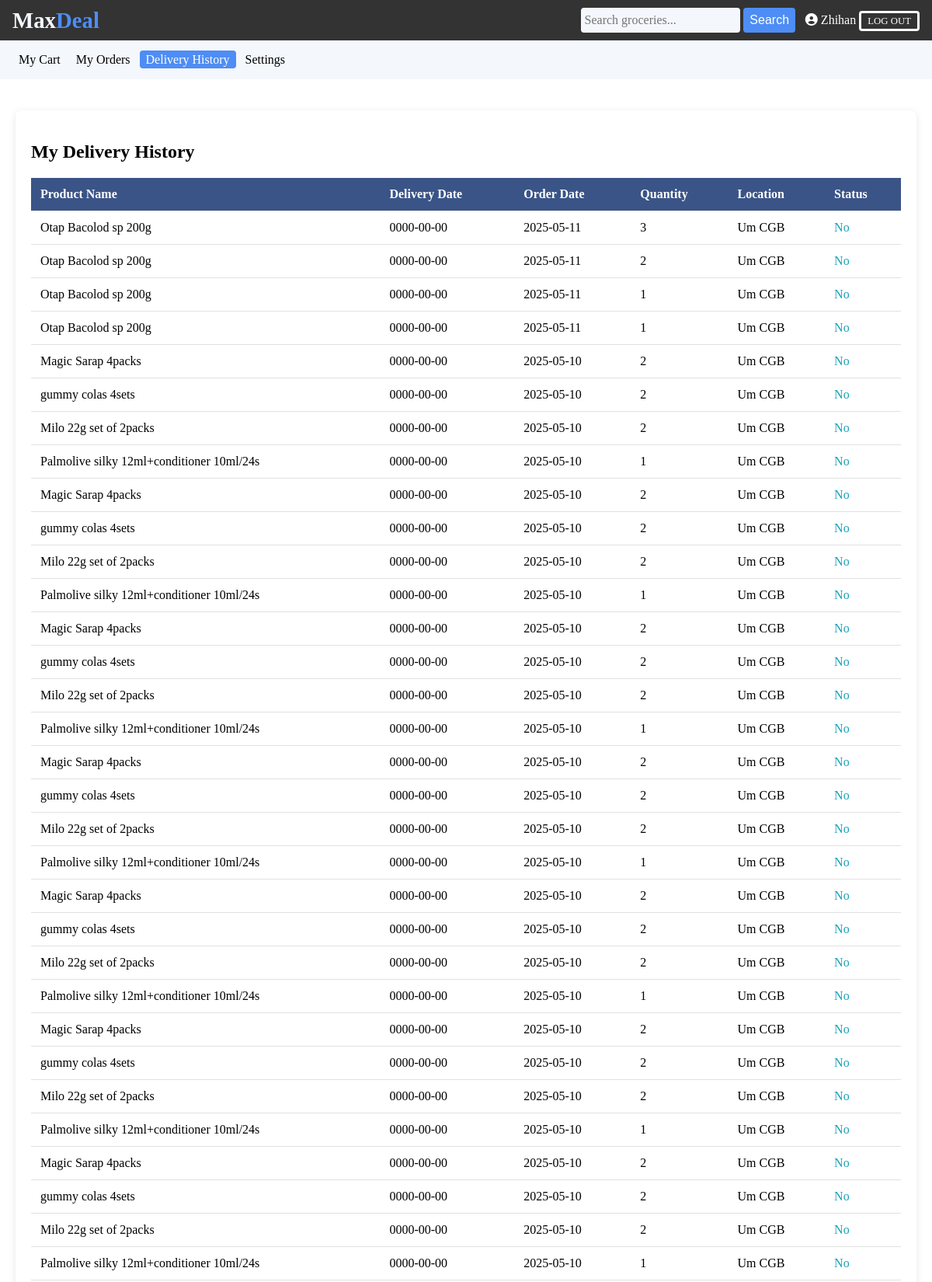
The page /my_delivery.php?uid=47 (signed in, upper part) on the database its author committed.
### tables this page shows
CREATE TABLE `user` (
  `id` int(11) NOT NULL,
  `firstName` varchar(25) NOT NULL,
  `lastName` varchar(25) NOT NULL,
  `email` varchar(100) NOT NULL,
  `mobile` varchar(20) NOT NULL,
  `address` varchar(120) NOT NULL,
  `password` varchar(100) NOT NULL,
  `confirmCode` varchar(10) NOT NULL,
  `activation` varchar(10) NOT NULL DEFAULT 'no'
);

CREATE TABLE `orders` (
  `id` int(11) NOT NULL,
  `uid` int(11) NOT NULL,
  `pid` int(11) NOT NULL,
  `quantity` int(11) NOT NULL,
  `oplace` text NOT NULL,
  `mobile` varchar(15) NOT NULL,
  `dstatus` varchar(10) NOT NULL DEFAULT 'no',
  `odate` date NOT NULL,
  `ddate` date NOT NULL,
  `delivery` varchar(30) NOT NULL
);

CREATE TABLE `products` (
  `id` int(11) NOT NULL,
  `pName` varchar(100) NOT NULL,
  `price` int(11) NOT NULL,
  `piece` int(11) NOT NULL,
  `description` text NOT NULL,
  `available` int(11) NOT NULL,
  `category` varchar(100) NOT NULL,
  `type` varchar(100) NOT NULL,
  `item` varchar(100) NOT NULL,
  `pCode` varchar(20) NOT NULL,
  `picture` text NOT NULL
);

### my_delivery.php (the view, shortened to what this page needs)
<?php include ( "inc/connect.inc.php" ); ?>
<?php
if (!isset($_SESSION['user_login'])) {
	header("location: login.php");
}
else {
	$user = $_SESSION['user_login'];
	$result = mysqli_query($con, "SELECT * FROM user WHERE id='$user'");
	$get_user_email = mysqli_fetch_assoc($result);
	$uname_db = $get_user_email['firstName'];
}
$search_value = "";
?>
<!DOCTYPE html>
<html>
<head>
	<link rel="stylesheet" type="text/css" href="css/main.css">
	<link rel="stylesheet" href="https://cdnjs.cloudflare.com/ajax/libs/font-awesome/6.0.0/css/all.min.css">
</head>
<body style="min-width: 980px;">
	<div class="c-header l-homepage s-bg-dark">
		<a href="index.php">
			<div class="c-logo">
				<h1 class="c-logo-max">Max</h1>
				<h1 class="c-logo-deal">Deal</h1>
			</div>
		</a>
		<div class="header-group c-search-auth">
			<div id="srcheader" class="c-search-form">
				<form id="newsearch" method="get" action="search.php">
					<input type="text" class="srctextinput c-search-bar" name="keywords"
						placeholder="Search groceries..." value="<?php echo $search_value; ?>" />
					<input type="submit" value="Search" class="srcbutton c-button c-prim-button" />
				</form>
			</div>
			<div class="user-status c-user-status">
				<?php if($user != ""): ?>
				<a href="profile.php?uid=<?php echo $user; ?>" class="user-avatar">
					<i class="fas fa-user-circle"></i>
					<?php echo $uname_db; ?>
				</a>
				<a href="logout.php" class="c-button c-auth-button">
					LOG OUT
				</a>
				<?php endif; ?>
			</div>
		</div>
	</div>
	<div class="c-category-nav" style="padding:1rem; background:var(--light-color);">
        <a href="mycart.php?uid=<?php echo $user?>" class="c-button c-sec-button">My Cart</a>
        <a href="profile.php?uid=<?php echo $user?>" class="c-button c-sec-button">My Orders</a>
        <a href="my_delivery.php?uid=<?php echo $user?>" class="c-button c-prim-button">Delivery History</a>
        <a href="settings.php?uid=<?php echo $user?>" class="c-button c-sec-button">Settings</a>
    </div>
	<div class="c-delivery-content">
		<div class="c-delivery-card">
			<h2>My Delivery History</h2>
			<table class="c-delivery-table">
				<thead>
					<tr>
						<th>Product Name</th>
						<th>Delivery Date</th>
						<th>Order Date</th>
						<th>Quantity</th>
						<th>Location</th>
						<th>Status</th>
					</tr>
				</thead>
				<tbody>
					<?php
					$query = "SELECT * FROM orders WHERE uid='$user' ORDER BY id DESC";
					$run = mysqli_query($con, $query);
					if(mysqli_num_rows($run) > 0) {
						while ($row=mysqli_fetch_assoc($run)) {
							$pid = $row['pid'];
							$quantity = $row['quantity'];
							$oplace = $row['oplace'];
							$odate = $row['odate'];
							$ddate = $row['ddate'];
							$dstatus = $row['dstatus'];
							$query1 = "SELECT * FROM products WHERE id='$pid'";
							$run1 = mysqli_query($con, $query1);
							$row1=mysqli_fetch_assoc($run1);
							$pName = substr($row1['pName'], 0,50);
					?>
					<tr>
						<td><?php echo $pName; ?></td>
						<td><?php echo $ddate; ?></td>
						<td><?php echo $odate; ?></td>
						<td><?php echo $quantity; ?></td>
						<td><?php echo $oplace; ?></td>
						<td>
							<?php
								$status_class = "";
								if($dstatus == "delivered") {
									$status_class = "text-success";
								} elseif($dstatus == "pending") {
									$status_class = "text-warning";
								} else {
									$status_class = "text-info";
								}
								echo '<span class="'.$status_class.'">'.ucfirst($dstatus).'</span>';
							?>
						</td>
					</tr>
					<?php
						}
					} else {
						echo '<tr><td colspan="6" style="text-align: center; padding: 40px;">No delivery history found.</td></tr>';
					}
					?>
				</tbody>
			</table>
		</div>
	</div>
</body>
</html>

### css/main.css (style rules this page uses)
:root { --primary-color: #4e8df5; --primary-color-light: #8ac0ff; --secondary-color: #f27a3e; --dark-color: #333333; --light-color: #f4f7fb; --text-color: #000; --border-color: #e1e1e1; --success-color: #4e8df5; --error-color: #dc3545; }
* { box-sizing: border-box; }
body { margin: 0; }
a { color: inherit; text-decoration: none; }
.s-bg-dark { background-color: var(--dark-color); }
.c-logo { all: unset; display: flex; flex-direction: row; font-weight: bold; font-size: 0.9rem; }
.c-logo h1 { margin: 0; }
.c-logo .c-logo-max { color: var(--light-color); }
.c-logo .c-logo-deal { color: var(--primary-color); }
.c-header { display: flex; flex-direction: row; justify-content: space-between; align-items: center; padding: 0.6rem 1rem 0.6rem 1rem; }
.c-search-auth { display: flex; flex-direction: row; align-items: center; gap: 0.8rem; }
.c-search-form form { display: flex; flex-direction: row; align-items: center; height: 2rem; gap: 0.3rem; }
.c-search-form .c-search-bar { height: 2rem; }
.c-search-bar { all: unset; background-color: var(--light-color); border-radius: 0.25rem; padding-left: 0.3rem; }
.c-button { font-size: 1em; border-radius: 0.25rem; height: 2rem; padding: 0.2rem 0.5rem 0.2rem 0.5rem; transition: all ease-in-out 0.15s; }
.c-prim-button { background-color: var(--primary-color); color: white; border: none; }
.c-auth-button { font-size: 0.8rem; background: transparent; border: solid white; color: white; transition: all 0.3s; }
.c-prim-button { background-color: #4e8df5; color: white; }
.c-delivery-content { max-width: 1200px; margin: 0 auto; padding: 40px 20px; }
.c-delivery-card { background: white; border-radius: 8px; padding: 20px; box-shadow: 0 2px 10px rgba(0,0,0,0.1); }
.c-delivery-table { width: 100%; border-collapse: collapse; margin-top: 20px; }
.c-delivery-table th, .c-delivery-table td { padding: 12px; text-align: left; border-bottom: 1px solid #e1e1e1; }
.c-delivery-table th { background-color: #3A5487; color: white; font-weight: bold; }
.text-info { color: #17a2b8; }
.user-avatar { color: white !important; text-decoration: none; }

### rows shown on the page
user: firstName "Zhihan"
orders: products.pName "Otap Bacolod sp 200g", ddate "0000-00-00", odate "2025-05-11", quantity "3", oplace "Um CGB", dstatus "No"
orders: products.pName "Otap Bacolod sp 200g", ddate "0000-00-00", odate "2025-05-11", quantity "2", oplace "Um CGB", dstatus "No"
orders: products.pName "Otap Bacolod sp 200g", ddate "0000-00-00", odate "2025-05-11", quantity "1", oplace "Um CGB", dstatus "No"
orders: products.pName "Otap Bacolod sp 200g", ddate "0000-00-00", odate "2025-05-11", quantity "1", oplace "Um CGB", dstatus "No"
orders: products.pName "Magic Sarap 4packs", ddate "0000-00-00", odate "2025-05-10", quantity "2", oplace "Um CGB", dstatus "No"
orders: products.pName "gummy colas 4sets", ddate "0000-00-00", odate "2025-05-10", quantity "2", oplace "Um CGB", dstatus "No"
orders: products.pName "Milo 22g set of 2packs", ddate "0000-00-00", odate "2025-05-10", quantity "2", oplace "Um CGB", dstatus "No"
orders: products.pName "Palmolive silky 12ml+conditioner 10ml/24s", ddate "0000-00-00", odate "2025-05-10", quantity "1", oplace "Um CGB", dstatus "No"
orders: products.pName "Magic Sarap 4packs", ddate "0000-00-00", odate "2025-05-10", quantity "2", oplace "Um CGB", dstatus "No"
orders: products.pName "gummy colas 4sets", ddate "0000-00-00", odate "2025-05-10", quantity "2", oplace "Um CGB", dstatus "No"
orders: products.pName "Milo 22g set of 2packs", ddate "0000-00-00", odate "2025-05-10", quantity "2", oplace "Um CGB", dstatus "No"
orders: products.pName "Palmolive silky 12ml+conditioner 10ml/24s", ddate "0000-00-00", odate "2025-05-10", quantity "1", oplace "Um CGB", dstatus "No"
orders: products.pName "Magic Sarap 4packs", ddate "0000-00-00", odate "2025-05-10", quantity "2", oplace "Um CGB", dstatus "No"
orders: products.pName "gummy colas 4sets", ddate "0000-00-00", odate "2025-05-10", quantity "2", oplace "Um CGB", dstatus "No"
orders: products.pName "Milo 22g set of 2packs", ddate "0000-00-00", odate "2025-05-10", quantity "2", oplace "Um CGB", dstatus "No"
orders: products.pName "Palmolive silky 12ml+conditioner 10ml/24s", ddate "0000-00-00", odate "2025-05-10", quantity "1", oplace "Um CGB", dstatus "No"
orders: products.pName "Magic Sarap 4packs", ddate "0000-00-00", odate "2025-05-10", quantity "2", oplace "Um CGB", dstatus "No"
orders: products.pName "gummy colas 4sets", ddate "0000-00-00", odate "2025-05-10", quantity "2", oplace "Um CGB", dstatus "No"
orders: products.pName "Milo 22g set of 2packs", ddate "0000-00-00", odate "2025-05-10", quantity "2", oplace "Um CGB", dstatus "No"
orders: products.pName "Palmolive silky 12ml+conditioner 10ml/24s", ddate "0000-00-00", odate "2025-05-10", quantity "1", oplace "Um CGB", dstatus "No"
orders: products.pName "Magic Sarap 4packs", ddate "0000-00-00", odate "2025-05-10", quantity "2", oplace "Um CGB", dstatus "No"
orders: products.pName "gummy colas 4sets", ddate "0000-00-00", odate "2025-05-10", quantity "2", oplace "Um CGB", dstatus "No"
orders: products.pName "Milo 22g set of 2packs", ddate "0000-00-00", odate "2025-05-10", quantity "2", oplace "Um CGB", dstatus "No"
orders: products.pName "Palmolive silky 12ml+conditioner 10ml/24s", ddate "0000-00-00", odate "2025-05-10", quantity "1", oplace "Um CGB", dstatus "No"
orders: products.pName "Magic Sarap 4packs", ddate "0000-00-00", odate "2025-05-10", quantity "2", oplace "Um CGB", dstatus "No"
orders: products.pName "gummy colas 4sets", ddate "0000-00-00", odate "2025-05-10", quantity "2", oplace "Um CGB", dstatus "No"
orders: products.pName "Milo 22g set of 2packs", ddate "0000-00-00", odate "2025-05-10", quantity "2", oplace "Um CGB", dstatus "No"
orders: products.pName "Palmolive silky 12ml+conditioner 10ml/24s", ddate "0000-00-00", odate "2025-05-10", quantity "1", oplace "Um CGB", dstatus "No"
orders: products.pName "Magic Sarap 4packs", ddate "0000-00-00", odate "2025-05-10", quantity "2", oplace "Um CGB", dstatus "No"
orders: products.pName "gummy colas 4sets", ddate "0000-00-00", odate "2025-05-10", quantity "2", oplace "Um CGB", dstatus "No"
orders: products.pName "Milo 22g set of 2packs", ddate "0000-00-00", odate "2025-05-10", quantity "2", oplace "Um CGB", dstatus "No"
orders: products.pName "Palmolive silky 12ml+conditioner 10ml/24s", ddate "0000-00-00", odate "2025-05-10", quantity "1", oplace "Um CGB", dstatus "No"
